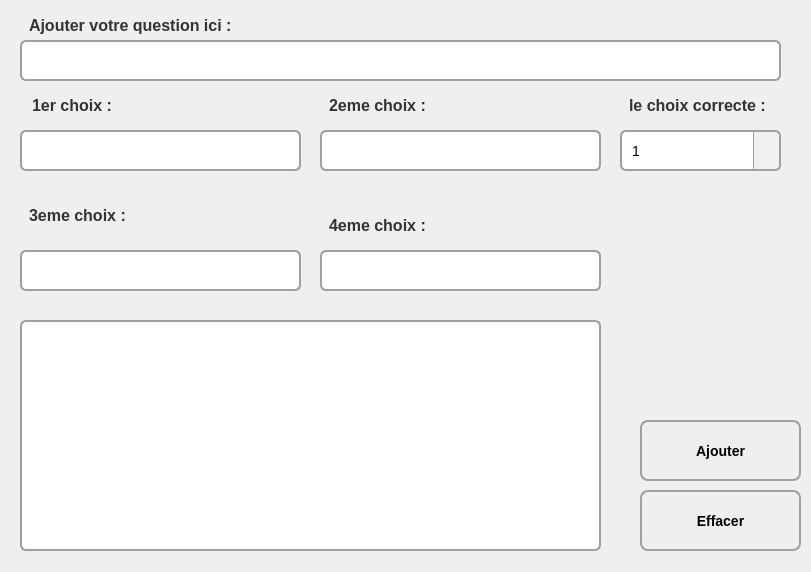
<?xml version="1.0" encoding="UTF-8"?>
<ui version="4.0">
 <class>Form</class>
 <widget class="QWidget" name="Form">
  <property name="geometry">
   <rect>
    <x>0</x>
    <y>0</y>
    <width>811</width>
    <height>572</height>
   </rect>
  </property>
  <property name="windowTitle">
   <string>Form</string>
  </property>
  <property name="styleSheet">
   <string notr="true"/>
  </property>
  <widget class="QPushButton" name="add">
   <property name="geometry">
    <rect>
     <x>640</x>
     <y>420</y>
     <width>161</width>
     <height>61</height>
    </rect>
   </property>
   <property name="font">
    <font>
     <pointsize>-1</pointsize>
     <weight>75</weight>
     <bold>true</bold>
    </font>
   </property>
   <property name="styleSheet">
    <string notr="true">QPushButton {
    background: qlineargradient(spread:pad, x1:0, y1:0, x2:1, y2:1, 
                stop:0 #ffffff, stop:1 #d1d1d1); /* Glossy White to Silver */
    border: 2px solid #a0a0a0;
    border-radius: 8px;
    padding: 8px 15px;
    font-size: 14px;
    font-weight: bold;
    color: black;
}

QPushButton:hover {
    background: qlineargradient(spread:pad, x1:0, y1:0, x2:1, y2:1, 
                stop:0 #f5f5f5, stop:1 #bdbdbd); /* Lighter when hovered */
    border: 2px solid #808080;
}

QPushButton:pressed {
    background: qlineargradient(spread:pad, x1:0, y1:0, x2:1, y2:1, 
                stop:0 #d1d1d1, stop:1 #ffffff); /* Inverted Gloss Effect */
    border: 2px solid #606060;
}
</string>
   </property>
   <property name="text">
    <string>Ajouter</string>
   </property>
  </widget>
  <widget class="QLineEdit" name="qinput">
   <property name="geometry">
    <rect>
     <x>20</x>
     <y>40</y>
     <width>761</width>
     <height>41</height>
    </rect>
   </property>
   <property name="styleSheet">
    <string notr="true">QLineEdit {
    background: #ffffff;  /* White background */
    border: 2px solid #a0a0a0; /* Light grey border */
    border-radius: 6px;
    padding: 6px 10px;
    font-size: 14px;
    color: black;
    selection-background-color: #c0c0c0; /* Light grey selection */
}

QLineEdit:focus {
    border: 2px solid #0078d7; /* Highlight with blue when focused */
    background: #f5f5f5; /* Slightly lighter background */
}
</string>
   </property>
  </widget>
  <widget class="QLabel" name="label">
   <property name="geometry">
    <rect>
     <x>20</x>
     <y>10</y>
     <width>241</width>
     <height>31</height>
    </rect>
   </property>
   <property name="font">
    <font>
     <pointsize>-1</pointsize>
     <weight>75</weight>
     <bold>true</bold>
    </font>
   </property>
   <property name="styleSheet">
    <string notr="true">QLabel {
    color: #333333;  /* Dark grey text */
    font-size: 16px;
    font-weight: bold;
    background: transparent;  /* No background */
    padding: 5px;
    border: none;  /* No border for a clean look */
}
</string>
   </property>
   <property name="text">
    <string>Ajouter votre question ici :</string>
   </property>
  </widget>
  <widget class="QLineEdit" name="choice1">
   <property name="geometry">
    <rect>
     <x>20</x>
     <y>130</y>
     <width>281</width>
     <height>41</height>
    </rect>
   </property>
   <property name="styleSheet">
    <string notr="true">QLineEdit {
    background: #ffffff;  /* White background */
    border: 2px solid #a0a0a0; /* Light grey border */
    border-radius: 6px;
    padding: 6px 10px;
    font-size: 14px;
    color: black;
    selection-background-color: #c0c0c0; /* Light grey selection */
}

QLineEdit:focus {
    border: 2px solid #0078d7; /* Highlight with blue when focused */
    background: #f5f5f5; /* Slightly lighter background */
}
</string>
   </property>
  </widget>
  <widget class="QLineEdit" name="choice2">
   <property name="geometry">
    <rect>
     <x>320</x>
     <y>130</y>
     <width>281</width>
     <height>41</height>
    </rect>
   </property>
   <property name="styleSheet">
    <string notr="true">QLineEdit {
    background: #ffffff;  /* White background */
    border: 2px solid #a0a0a0; /* Light grey border */
    border-radius: 6px;
    padding: 6px 10px;
    font-size: 14px;
    color: black;
    selection-background-color: #c0c0c0; /* Light grey selection */
}

QLineEdit:focus {
    border: 2px solid #0078d7; /* Highlight with blue when focused */
    background: #f5f5f5; /* Slightly lighter background */
}
</string>
   </property>
  </widget>
  <widget class="QLabel" name="label_2">
   <property name="geometry">
    <rect>
     <x>23</x>
     <y>90</y>
     <width>231</width>
     <height>31</height>
    </rect>
   </property>
   <property name="font">
    <font>
     <pointsize>-1</pointsize>
     <weight>75</weight>
     <bold>true</bold>
    </font>
   </property>
   <property name="styleSheet">
    <string notr="true">QLabel {
    color: #333333;  /* Dark grey text */
    font-size: 16px;
    font-weight: bold;
    background: transparent;  /* No background */
    padding: 5px;
    border: none;  /* No border for a clean look */
}
</string>
   </property>
   <property name="text">
    <string>1er choix :</string>
   </property>
  </widget>
  <widget class="QLabel" name="label_3">
   <property name="geometry">
    <rect>
     <x>320</x>
     <y>90</y>
     <width>231</width>
     <height>31</height>
    </rect>
   </property>
   <property name="font">
    <font>
     <pointsize>-1</pointsize>
     <weight>75</weight>
     <bold>true</bold>
    </font>
   </property>
   <property name="styleSheet">
    <string notr="true">QLabel {
    color: #333333;  /* Dark grey text */
    font-size: 16px;
    font-weight: bold;
    background: transparent;  /* No background */
    padding: 5px;
    border: none;  /* No border for a clean look */
}
</string>
   </property>
   <property name="text">
    <string>2eme choix :</string>
   </property>
  </widget>
  <widget class="QLabel" name="label_4">
   <property name="geometry">
    <rect>
     <x>20</x>
     <y>200</y>
     <width>231</width>
     <height>31</height>
    </rect>
   </property>
   <property name="font">
    <font>
     <pointsize>-1</pointsize>
     <weight>75</weight>
     <bold>true</bold>
    </font>
   </property>
   <property name="styleSheet">
    <string notr="true">QLabel {
    color: #333333;  /* Dark grey text */
    font-size: 16px;
    font-weight: bold;
    background: transparent;  /* No background */
    padding: 5px;
    border: none;  /* No border for a clean look */
}
</string>
   </property>
   <property name="text">
    <string>3eme choix :</string>
   </property>
  </widget>
  <widget class="QLabel" name="label_5">
   <property name="geometry">
    <rect>
     <x>320</x>
     <y>210</y>
     <width>231</width>
     <height>31</height>
    </rect>
   </property>
   <property name="font">
    <font>
     <pointsize>-1</pointsize>
     <weight>75</weight>
     <bold>true</bold>
    </font>
   </property>
   <property name="styleSheet">
    <string notr="true">QLabel {
    color: #333333;  /* Dark grey text */
    font-size: 16px;
    font-weight: bold;
    background: transparent;  /* No background */
    padding: 5px;
    border: none;  /* No border for a clean look */
}
</string>
   </property>
   <property name="text">
    <string>4eme choix :</string>
   </property>
  </widget>
  <widget class="QLineEdit" name="choice3">
   <property name="geometry">
    <rect>
     <x>20</x>
     <y>250</y>
     <width>281</width>
     <height>41</height>
    </rect>
   </property>
   <property name="styleSheet">
    <string notr="true">QLineEdit {
    background: #ffffff;  /* White background */
    border: 2px solid #a0a0a0; /* Light grey border */
    border-radius: 6px;
    padding: 6px 10px;
    font-size: 14px;
    color: black;
    selection-background-color: #c0c0c0; /* Light grey selection */
}

QLineEdit:focus {
    border: 2px solid #0078d7; /* Highlight with blue when focused */
    background: #f5f5f5; /* Slightly lighter background */
}
</string>
   </property>
  </widget>
  <widget class="QLineEdit" name="choice4">
   <property name="geometry">
    <rect>
     <x>320</x>
     <y>250</y>
     <width>281</width>
     <height>41</height>
    </rect>
   </property>
   <property name="styleSheet">
    <string notr="true">QLineEdit {
    background: #ffffff;  /* White background */
    border: 2px solid #a0a0a0; /* Light grey border */
    border-radius: 6px;
    padding: 6px 10px;
    font-size: 14px;
    color: black;
    selection-background-color: #c0c0c0; /* Light grey selection */
}

QLineEdit:focus {
    border: 2px solid #0078d7; /* Highlight with blue when focused */
    background: #f5f5f5; /* Slightly lighter background */
}
</string>
   </property>
  </widget>
  <widget class="QComboBox" name="rightanswer">
   <property name="geometry">
    <rect>
     <x>620</x>
     <y>130</y>
     <width>161</width>
     <height>41</height>
    </rect>
   </property>
   <property name="styleSheet">
    <string notr="true">QComboBox {
    background: #ffffff;  /* White background */
    border: 2px solid #a0a0a0; /* Light grey border */
    border-radius: 6px;
    padding: 5px 10px;
    font-size: 14px;
    color: black;
}

QComboBox:hover {
    border: 2px solid #0078d7; /* Blue highlight on hover */
}

QComboBox:focus {
    border: 2px solid #0078d7; /* Blue border when focused */
    background: #f5f5f5; /* Light grey background */
}

QComboBox::drop-down {
    border: none;
    width: 25px;
    background: #f0f0f0;
    border-left: 1px solid #a0a0a0; /* Separate dropdown from main box */
    border-top-right-radius: 6px;
    border-bottom-right-radius: 6px;
}

QComboBox::down-arrow {
    image: url(down-arrow.png); /* Add a custom down arrow icon */
    width: 12px;
    height: 12px;
}
</string>
   </property>
   <item>
    <property name="text">
     <string>1</string>
    </property>
   </item>
   <item>
    <property name="text">
     <string>2</string>
    </property>
   </item>
   <item>
    <property name="text">
     <string>3</string>
    </property>
   </item>
   <item>
    <property name="text">
     <string>4</string>
    </property>
   </item>
  </widget>
  <widget class="QLabel" name="label_6">
   <property name="geometry">
    <rect>
     <x>620</x>
     <y>90</y>
     <width>151</width>
     <height>31</height>
    </rect>
   </property>
   <property name="font">
    <font>
     <pointsize>-1</pointsize>
     <weight>75</weight>
     <bold>true</bold>
    </font>
   </property>
   <property name="styleSheet">
    <string notr="true">QLabel {
    color: #333333;  /* Dark grey text */
    font-size: 16px;
    font-weight: bold;
    background: transparent;  /* No background */
    padding: 5px;
    border: none;  /* No border for a clean look */
}
</string>
   </property>
   <property name="text">
    <string>le choix correcte :</string>
   </property>
  </widget>
  <widget class="QPushButton" name="remove">
   <property name="geometry">
    <rect>
     <x>640</x>
     <y>490</y>
     <width>161</width>
     <height>61</height>
    </rect>
   </property>
   <property name="font">
    <font>
     <pointsize>-1</pointsize>
     <weight>75</weight>
     <bold>true</bold>
    </font>
   </property>
   <property name="styleSheet">
    <string notr="true">QPushButton {
    background: qlineargradient(spread:pad, x1:0, y1:0, x2:1, y2:1, 
                stop:0 #ffffff, stop:1 #d1d1d1); /* Glossy White to Silver */
    border: 2px solid #a0a0a0;
    border-radius: 8px;
    padding: 8px 15px;
    font-size: 14px;
    font-weight: bold;
    color: black;
}

QPushButton:hover {
    background: qlineargradient(spread:pad, x1:0, y1:0, x2:1, y2:1, 
                stop:0 #f5f5f5, stop:1 #bdbdbd); /* Lighter when hovered */
    border: 2px solid #808080;
}

QPushButton:pressed {
    background: qlineargradient(spread:pad, x1:0, y1:0, x2:1, y2:1, 
                stop:0 #d1d1d1, stop:1 #ffffff); /* Inverted Gloss Effect */
    border: 2px solid #606060;
}
</string>
   </property>
   <property name="text">
    <string>Effacer</string>
   </property>
  </widget>
  <widget class="QListWidget" name="list1">
   <property name="geometry">
    <rect>
     <x>20</x>
     <y>320</y>
     <width>581</width>
     <height>231</height>
    </rect>
   </property>
   <property name="styleSheet">
    <string notr="true">QListWidget {
    background: #ffffff;  /* White background */
    border: 2px solid #a0a0a0; /* Light grey border */
    border-radius: 6px;
    padding: 5px;
    font-size: 14px;
    color: black;
    outline: none; /* Removes focus border */
}

QListWidget::item {
    padding: 8px;
    border-bottom: 1px solid #d0d0d0; /* Light separator between items */
}

QListWidget::item:selected {
    background: #0078d7;  /* Blue selection background */
    color: white;  /* White text for selected item */
    border-radius: 4px;
}

QListWidget::item:hover {
    background: #f0f0f0;  /* Light grey background on hover */
}

QListWidget::item:selected:active {
    background: #005bb5; /* Darker blue when clicked */
}
</string>
   </property>
  </widget>
 </widget>
 <resources/>
 <connections/>
</ui>
